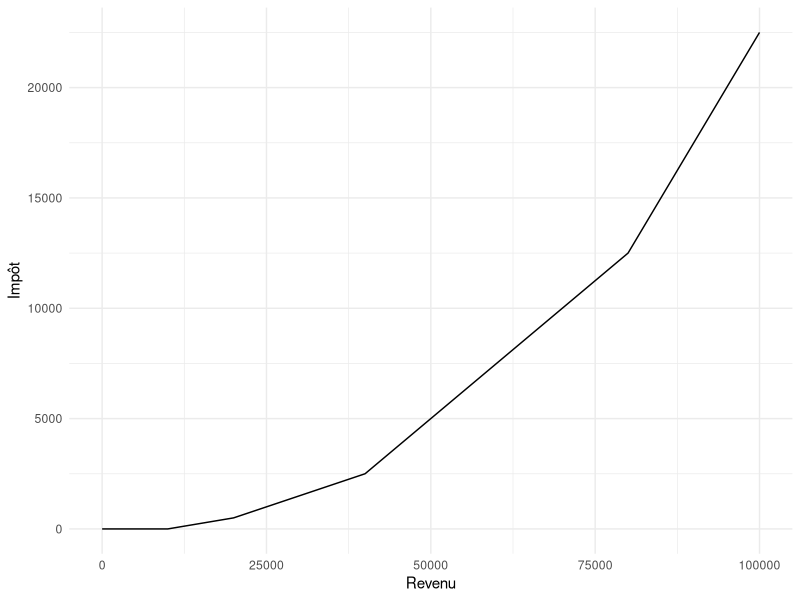
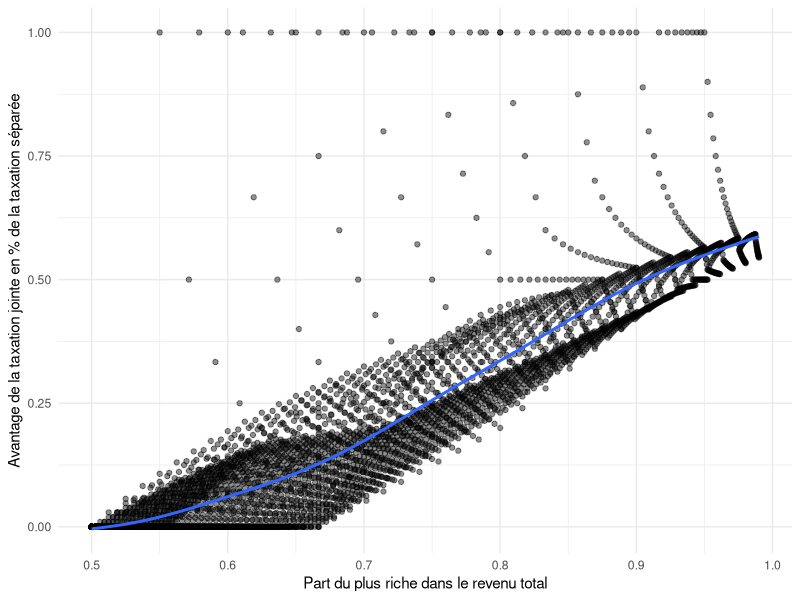
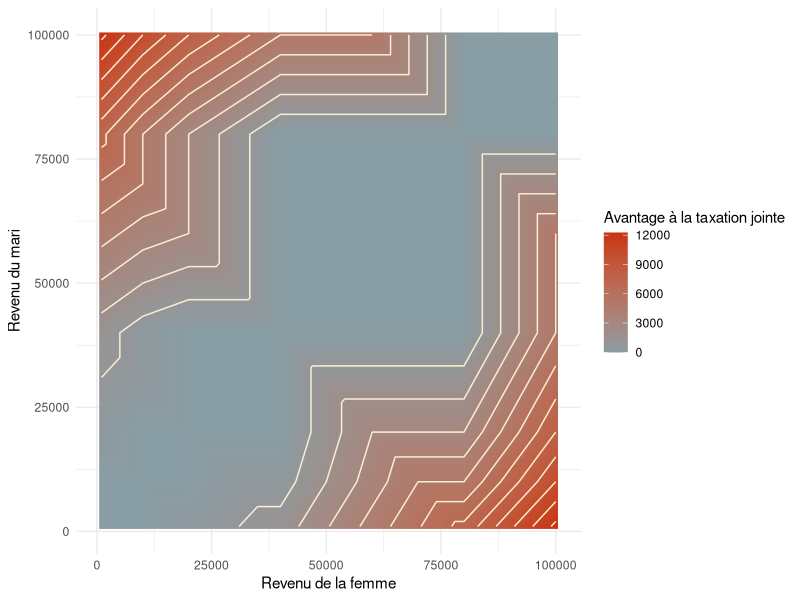

The R script that drew these images, in order:
## ---- chunk 1
library(dplyr)
library(ggplot2)
## ---- chunk 2
impot <- function(revenu) {
  tranches = c(10000, 20000, 40000, 80000, Inf)
  taux = c(0, 0.05, 0.1, 0.25, 0.5)
  taxe = sum(diff(c(0, pmin(revenu, tranches))) * taux)

  return(taxe)
}
## ---- chunk 3
df <- data.frame(x = 0:1000 * 100) %>% mutate(impot = Vectorize(impot)(x))

(
  ggplot(df)
  + aes(
    x = x,
    y = impot
    )
  + geom_line()
  + theme_minimal()
  + labs(
    x = "Revenu",
    y = "Impôt"
    )
)
## ---- chunk 4
zf = 5000
zh = 40000
## ---- chunk 5
taxation_jointe = 2 * impot(0.5*zf + 0.5*zh)
taxation_jointe
## ---- chunk 6
taxation_separee = impot(zf) + impot(zh)
taxation_separee
## ---- chunk 7
avantage = taxation_separee - taxation_jointe
avantage
## ---- chunk 8
impot <- Vectorize(impot)
## ---- chunk 9
n = 100

df <- (
  expand.grid(
    zf = (1:n) * 100000 / n,
    zh = (1:n) * 100000 / n
    )
  %>% mutate(
    taxation_jointe = 2 * impot(0.5*zf + 0.5*zh),
    taxation_separee = impot(zf) + impot(zh),
    avantage = taxation_separee - taxation_jointe,
    part_du_plus_riche = pmax(zh, zf)/(zh+zf)
    )
  )
## ---- chunk 10
(
  ggplot(df)
  + aes(
    x = part_du_plus_riche,
    y = avantage / taxation_separee
    )
  + geom_point(
      alpha = 0.25,
      position = position_jitter()
      )
  + geom_smooth(se = F)
  + theme_minimal()
  + labs(
    x = "Part du plus riche dans le revenu total",
    y = "Avantage de la taxation jointe en % de la taxation séparée"
  )
)
## ---- chunk 11

(
  ggplot(df)
  + aes(
    x = zf,
    y = zh,
    fill = avantage,
    z = avantage
  )
  + geom_raster()
  + geom_contour(colour = "#FAEFD1")
  + scale_fill_continuous(low = "#899DA4", high = "#C93312")
  + theme_minimal()
  + labs(
    x = "Revenu de la femme",
    y = "Revenu du mari",
    fill = "Avantage à la taxation jointe"
  )
)
